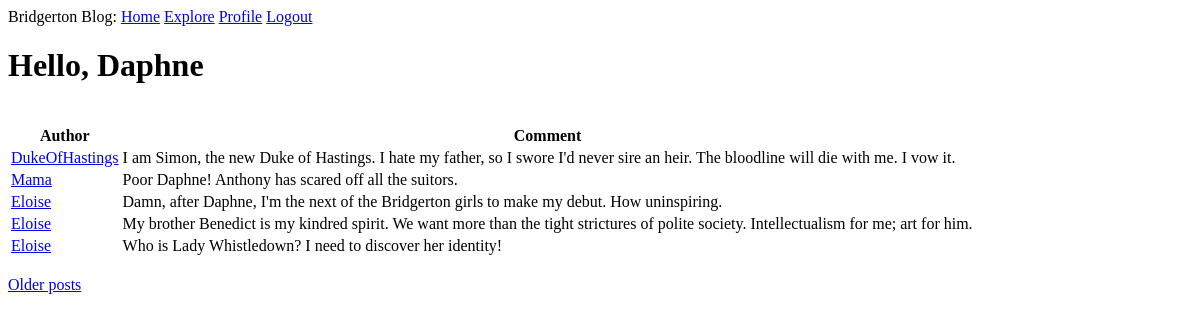
The page /explore (signed in) on the database as committed earlier.
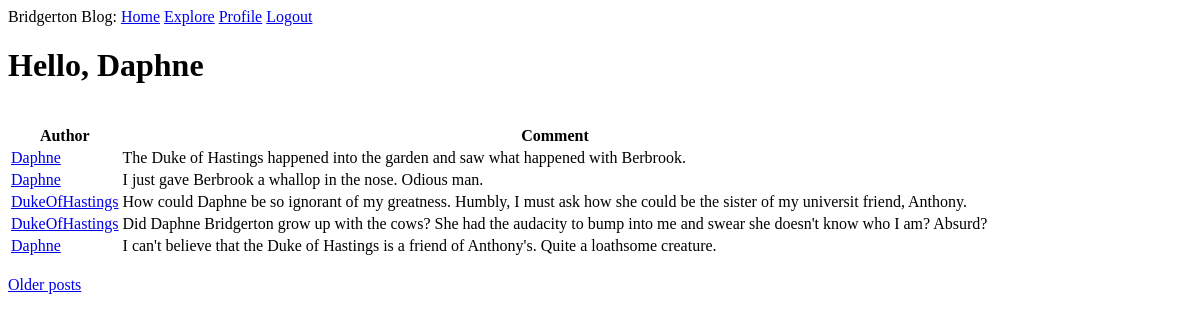
The same page on the database as committed later.
### app/models.py (models this page shows, shortened)
class Post(db.Model):
    id = db.Column(db.Integer, primary_key=True)
    body = db.Column(db.String(140))
    timestamp = db.Column(db.DateTime, index=True, default=datetime.utcnow)
    user_id = db.Column(db.Integer, db.ForeignKey('user.id'))

class User(UserMixin, db.Model):
    id = db.Column(db.Integer, primary_key=True)
    username = db.Column(db.String(64), index=True, unique=True)
    email = db.Column(db.String(128), index=True, unique=True)
    password_hash = db.Column(db.String(128))
    posts = db.relationship('Post', backref='author', lazy='dynamic')
    about_me = db.Column(db.String(256))
    last_seen = db.Column(db.DateTime, default=datetime.utcnow)
    followed = db.relationship(
        'User', secondary=followers,
        primaryjoin=(followers.c.follower_id == id),
        secondaryjoin=(followers.c.poster_id == id),
        backref=db.backref('followers', lazy='dynamic'), lazy='dynamic')

### app/routes.py (the view)
@app.route('/explore')
@login_required
def explore():
    page = request.args.get('page', 1, type=int)
    posts = Post.query.order_by(Post.timestamp.desc()).paginate(page, app.config['POSTS_PER_PAGE'], False)
    next_url, prev_url = check_prev_and_next_pages('explore', posts)
    return render_template('index.html', title='Explore', posts=posts.items,
                           prev_url=prev_url, next_url=next_url)

### app/models.py (called while the page is built)
@login.user_loader
def load_user(id):
    return User.query.get(int(id))

### app/routes.py (called while the page is built)
def check_prev_and_next_pages(webpage, posts):
    if posts.has_next:
        next_url = url_for(webpage, page=posts.next_num)
    else:
        next_url = None
    if posts.has_prev:
        prev_url = url_for(webpage, page=posts.prev_num)
    else:
        prev_url = None
    return next_url, prev_url

@app.before_request
def before_request():
    if current_user.is_authenticated:
        current_user.last_seen = datetime.utcnow()
        db.session.commit()

### app/templates/index.html (shortened to what this page needs)
{% extends "base.html" %}
{% block content %}
    <h1>Hello, {{ current_user.username }}</h1>
    {% include "_post.html" %}
    <br>
    {% if next_url %}
        <a href="{{ next_url }}">Older posts</a>
    {% endif %}
{% endblock %}

### app/templates/_post.html
    {% if posts %}
    <br>
        <table>
            <tr>
                <th>Author</th>
                <th>Comment</th>
            </tr>
            {% for post in posts %}
                <tr>
                    <td>
                        <a href="{{ url_for('user_profile', username=post.author.username) }}">{{ post.author.username }}</a>
                    </td>
                    <td>{{ post.body }}</td>
                </tr>
            {% endfor %}
        </table>
    {% endif %}

Rows that differ between the two databases and show on the page:
no longer on this page (row unchanged): Post: author.username "DukeOfHastings", body "I am Simon, the new Duke of Hastings. I hate my father, so I swore I'd never sire an heir. The bloodline will die with me. I vow it."
no longer on this page (row unchanged): Post: author.username "Mama", body "Poor Daphne! Anthony has scared off all the suitors."
no longer on this page (row unchanged): Post: author.username "Eloise", body "Damn, after Daphne, I'm the next of the Bridgerton girls to make my debut. How uninspiring."
no longer on this page (row unchanged): Post: author.username "Eloise", body "My brother Benedict is my kindred spirit. We want more than the tight strictures of polite society. Intellectualism for me; art for him."
no longer on this page (row unchanged): Post: author.username "Eloise", body "Who is Lady Whistledown? I need to discover her identity!"
added Post: author.username "Daphne", body "The Duke of Hastings happened into the garden and saw what happened with Berbrook."
added Post: author.username "Daphne", body "I just gave Berbrook a whallop in the nose. Odious man."
added Post: author.username "DukeOfHastings", body "How could Daphne be so ignorant of my greatness. Humbly, I must ask how she could be the sister of my universit friend, Anthony."
added Post: author.username "DukeOfHastings", body "Did Daphne Bridgerton grow up with the cows? She had the audacity to bump into me and swear she doesn't know who I am? Absurd?"
added Post: author.username "Daphne", body "I can't believe that the Duke of Hastings is a friend of Anthony's. Quite a loathsome creature."
